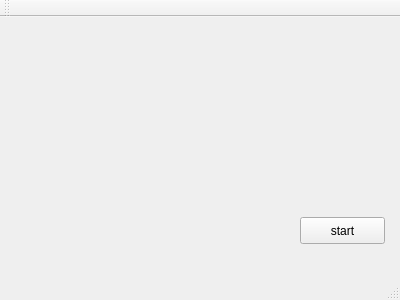
<?xml version="1.0" encoding="UTF-8"?>
<ui version="4.0">
 <class>MainWindow</class>
 <widget class="QMainWindow" name="MainWindow">
  <property name="geometry">
   <rect>
    <x>0</x>
    <y>0</y>
    <width>400</width>
    <height>300</height>
   </rect>
  </property>
  <property name="windowTitle">
   <string>MainWindow</string>
  </property>
  <widget class="QWidget" name="centralWidget">
   <widget class="QPushButton" name="pushButton">
    <property name="geometry">
     <rect>
      <x>300</x>
      <y>200</y>
      <width>85</width>
      <height>27</height>
     </rect>
    </property>
    <property name="text">
     <string>start</string>
    </property>
   </widget>
  </widget>
  <widget class="QMenuBar" name="menuBar">
   <property name="geometry">
    <rect>
     <x>0</x>
     <y>0</y>
     <width>400</width>
     <height>25</height>
    </rect>
   </property>
  </widget>
  <widget class="QToolBar" name="mainToolBar">
   <attribute name="toolBarArea">
    <enum>TopToolBarArea</enum>
   </attribute>
   <attribute name="toolBarBreak">
    <bool>false</bool>
   </attribute>
  </widget>
  <widget class="QStatusBar" name="statusBar"/>
 </widget>
 <layoutdefault spacing="6" margin="11"/>
 <resources/>
 <connections/>
</ui>
